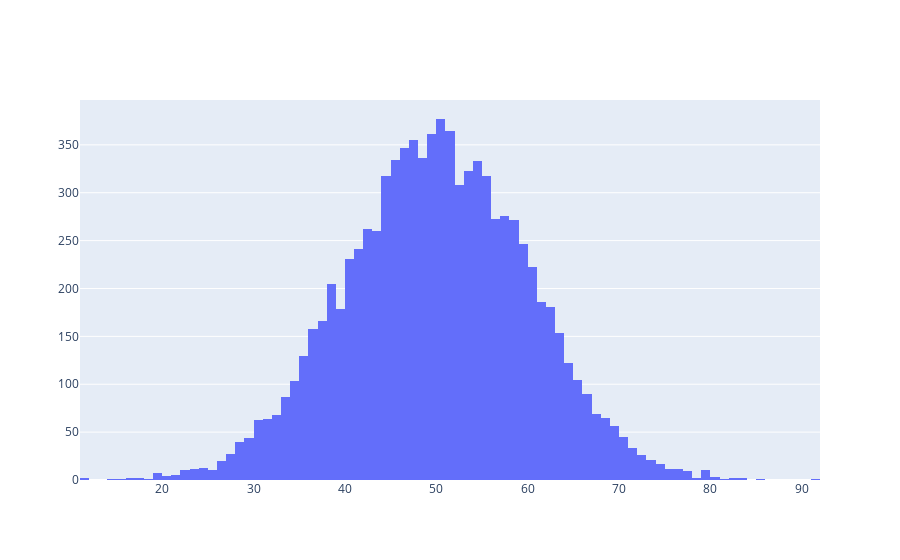

Notebook code cell kept with this figure:
### Code cell
### scenarios 

fig = go.Figure()

fig.add_trace(go.Histogram(x=demands))

fig.show()

### Figure 1 — Plotly figure (JSON) as saved in the notebook; plotly's stock layout.template omitted (floating-point values rounded to 4 significant figures; data arrays with more than 128 entries replaced by an {"elided": "..."} marker saying what was removed)
{"data": [{"type": "histogram", "x": {"elided": "9000 float values"}}], "layout": {}}
